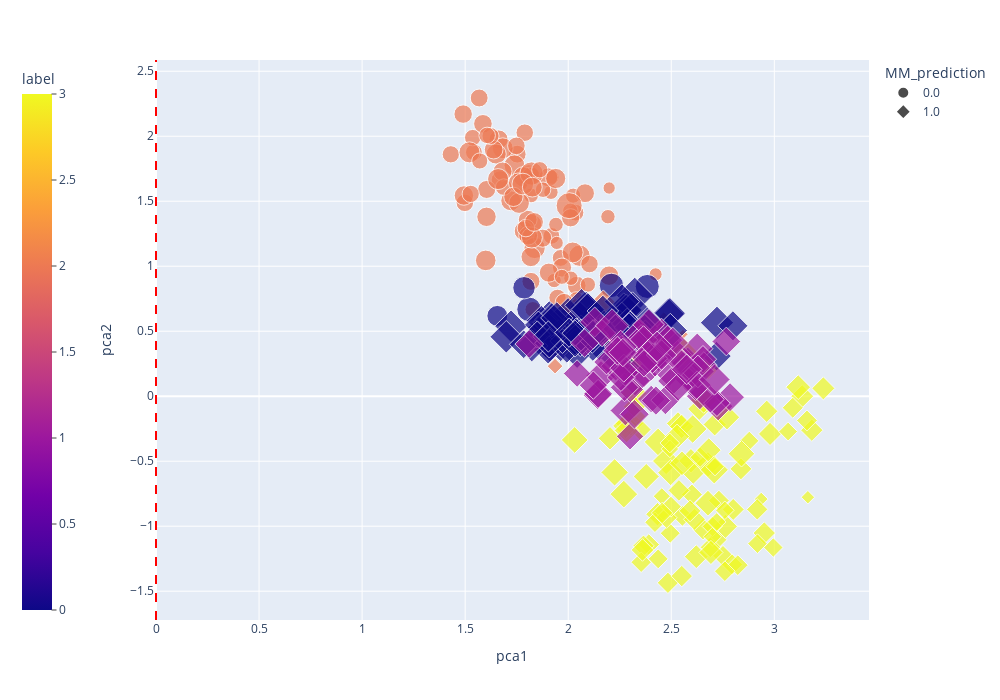

Notebook source saved alongside this figure:
### Code cell
eval_df["random_value"] = np.random.rand(len(eval_df))
eval_df["label"] = eval_df["label"] #+ 1

scatter = px.scatter(eval_df, x='pca1', y='pca2', 
                     color="label",
                     size="output_length", 
                     symbol= "MM_prediction",
                     hover_data=["input/output", "output_length", "switch"],
                     color_discrete_sequence=color_selction)

scatter.update_layout(
    # autosize=True,
    width=1000,
    height=700,)

scatter.update_layout(coloraxis_colorbar=dict(yanchor="top", y=1, x=-0.2,
                                          ticks="outside"))

scatter.add_vline(x=0, line_dash="dash", line_color="red")

scatter.show()

### Figure 1 — Plotly figure (JSON) as saved in the notebook; plotly's stock layout.template omitted (floating-point values rounded to 4 significant figures; data arrays with more than 128 entries replaced by an {"elided": "..."} marker saying what was removed)
{"data": [{"customdata": {"elided": "91x3 mixed values"}, "hovertemplate": "MM_prediction=0.0<br>pca1=%{x}<br>pca2=%{y}<br>output_length=%{customdata[1]}<br>input/output=%{customdata[0]}<br>switch=%{customdata[2]}<br>label=%{marker.color}<extra></extra>", "legendgroup": "0.0", "marker": {"color": [2, 2, 2, 2, 2, 2, 2, 2, 2, 2, 2, 2, 2, 2, 2, 2, 2, 2, 2, 2, 2, 2, 2, 2, 2, 2, 2, 2, 2, 2, 2, 2, 2, 2, 2, 2, 2, 2, 2, 2, 2, 2, 2, 2, 2, 2, 2, 2, 2, 2, 2, 2, 2, 2, 2, 2, 2, 2, 2, 2, 2, 2, 2, 2, 2, 2, 2, 2, 2, 2, 2, 2, 2, 2, 2, 2, 2, 2, 2, 2, 2, 2, 2, 2, 2, 2, 0, 0, 0, 0, 0], "coloraxis": "coloraxis", "size": [131, 74, 99, 105, 91, 115, 146, 92, 146, 90, 119, 114, 117, 89, 102, 125, 110, 87, 106, 140, 103, 140, 78, 112, 129, 70, 122, 56, 129, 96, 66, 141, 123, 106, 130, 80, 122, 55, 113, 114, 113, 105, 116, 64, 118, 69, 96, 122, 67, 138, 52, 115, 143, 67, 88, 94, 133, 137, 142, 123, 69, 118, 88, 67, 175, 99, 99, 75, 121, 105, 96, 99, 107, 219, 73, 152, 84, 86, 49, 77, 131, 114, 105, 143, 100, 127, 195, 141, 192, 163, 187], "sizemode": "area", "sizeref": 0.645, "symbol": "circle"}, "mode": "markers", "name": "0.0", "orientation": "v", "showlegend": true, "type": "scatter", "x": [1.806, 2.024, 1.498, 1.819, 1.542, 2.082, 2.055, 1.963, 1.837, 2.035, 1.825, 1.804, 1.662, 1.919, 1.753, 1.818, 1.49, 1.536, 1.876, 1.739, 1.568, 1.682, 2.01, 1.586, 1.809, 1.82, 2.198, 1.944, 1.721, 1.43, 1.932, 2.022, 1.785, 1.67, 1.651, 1.828, 1.604, 2.424, 1.638, 1.806, 2.041, 1.82, 1.681, 1.922, 1.97, 2.039, 1.948, 1.494, 1.916, 1.762, 2.025, 1.904, 1.521, 2.013, 1.687, 1.623, 1.782, 1.6, 1.824, 1.757, 1.941, 1.906, 1.607, 2.193, 1.822, 1.789, 1.795, 2.096, 1.734, 1.604, 1.527, 2.103, 2.012, 2.004, 1.969, 1.78, 1.571, 1.862, 2.199, 1.878, 1.939, 1.834, 1.98, 1.66, 1.748, 1.826, 1.81, 1.656, 2.21, 1.785, 2.383], "xaxis": "x", "y": [1.249, 1.543, 1.488, 0.8833, 1.877, 1.562, 1.081, 1.064, 1.141, 1.412, 1.325, 1.358, 1.975, 1.233, 1.862, 1.072, 2.17, 1.989, 1.216, 1.776, 2.294, 1.908, 1.425, 2.096, 1.705, 1.544, 0.9274, 1.179, 1.504, 1.861, 0.8898, 1.106, 1.271, 1.664, 1.863, 0.6677, 1.38, 0.9377, 1.897, 1.235, 0.8507, 1.694, 1.729, 1.684, 0.9895, 0.7475, 0.7567, 1.544, 1.569, 1.486, 0.6956, 1.684, 1.876, 0.9076, 1.608, 2.002, 1.688, 1.045, 1.22, 1.642, 1.32, 0.9505, 2.007, 1.381, 1.713, 2.027, 1.293, 0.8586, 1.534, 1.591, 1.556, 1.017, 1.373, 1.466, 0.9182, 1.632, 1.81, 1.742, 1.602, 1.588, 1.675, 1.34, 0.7215, 1.67, 1.926, 1.608, 0.6683, 0.618, 0.8526, 0.8342, 0.8444], "yaxis": "y"}, {"customdata": {"elided": "250x3 mixed values"}, "hovertemplate": "MM_prediction=1.0<br>pca1=%{x}<br>pca2=%{y}<br>output_length=%{customdata[1]}<br>input/output=%{customdata[0]}<br>switch=%{customdata[2]}<br>label=%{marker.color}<extra></extra>", "legendgroup": "1.0", "marker": {"color": {"elided": "250 int values"}, "coloraxis": "coloraxis", "size": {"elided": "250 int values"}, "sizemode": "area", "sizeref": 0.645, "symbol": "diamond"}, "mode": "markers", "name": "1.0", "orientation": "v", "showlegend": true, "type": "scatter", "x": {"elided": "250 float values"}, "xaxis": "x", "y": {"elided": "250 float values"}, "yaxis": "y"}], "layout": {"coloraxis": {"colorbar": {"ticks": "outside", "title": {"text": "label"}, "x": -0.2, "y": 1, "yanchor": "top"}, "colorscale": [[0, "#0d0887"], [0.1111, "#46039f"], [0.2222, "#7201a8"], [0.3333, "#9c179e"], [0.4444, "#bd3786"], [0.5556, "#d8576b"], [0.6667, "#ed7953"], [0.7778, "#fb9f3a"], [0.8889, "#fdca26"], [1, "#f0f921"]]}, "height": 700, "legend": {"itemsizing": "constant", "title": {"text": "MM_prediction"}, "tracegroupgap": 0}, "margin": {"t": 60}, "shapes": [{"line": {"color": "red", "dash": "dash"}, "type": "line", "x0": 0, "x1": 0, "xref": "x", "y0": 0, "y1": 1, "yref": "y domain"}], "width": 1000, "xaxis": {"anchor": "y", "domain": [0, 1], "title": {"text": "pca1"}}, "yaxis": {"anchor": "x", "domain": [0, 1], "title": {"text": "pca2"}}}}
